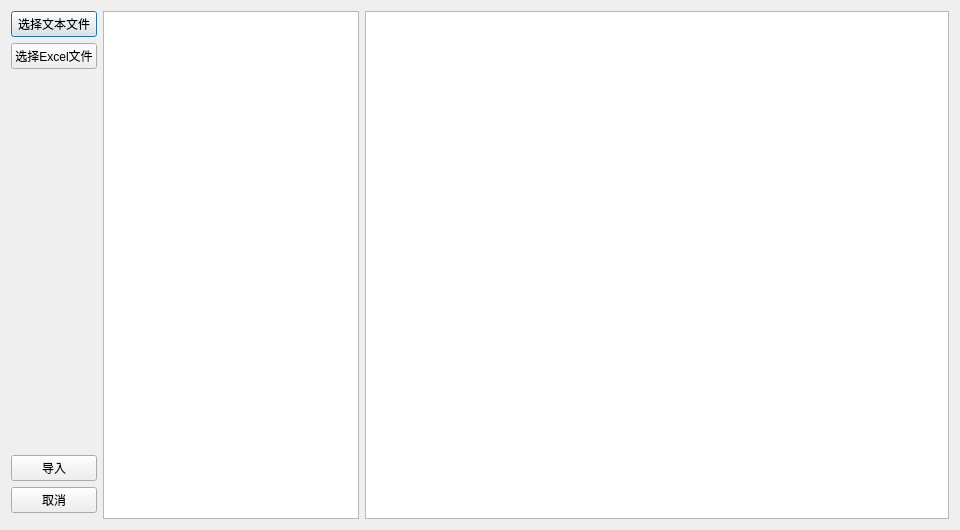
<?xml version="1.0" encoding="UTF-8"?>
<ui version="4.0">
 <class>ImportDialog</class>
 <widget class="QDialog" name="ImportDialog">
  <property name="geometry">
   <rect>
    <x>0</x>
    <y>0</y>
    <width>960</width>
    <height>530</height>
   </rect>
  </property>
  <property name="windowTitle">
   <string>导入组合</string>
  </property>
  <layout class="QGridLayout" name="gridLayout">
   <item row="0" column="0">
    <widget class="QPushButton" name="pushButton">
     <property name="text">
      <string>选择文本文件</string>
     </property>
    </widget>
   </item>
   <item row="0" column="1" rowspan="6">
    <widget class="QTableView" name="tableView">
     <property name="sizePolicy">
      <sizepolicy hsizetype="Fixed" vsizetype="Expanding">
       <horstretch>1</horstretch>
       <verstretch>0</verstretch>
      </sizepolicy>
     </property>
    </widget>
   </item>
   <item row="0" column="2" rowspan="6">
    <widget class="QTableView" name="tableView"/>
   </item>
   <item row="1" column="0">
    <widget class="QPushButton" name="pushButton_2">
     <property name="text">
      <string>选择Excel文件</string>
     </property>
    </widget>
   </item>
   <item row="3" column="0">
    <widget class="QPushButton" name="pushButton_3">
     <property name="text">
      <string>导入</string>
     </property>
    </widget>
   </item>
   <item row="4" column="0">
    <widget class="QPushButton" name="pushButton_4">
     <property name="text">
      <string>取消</string>
     </property>
    </widget>
   </item>
   <item row="2" column="0">
    <spacer name="verticalSpacer">
     <property name="orientation">
      <enum>Qt::Vertical</enum>
     </property>
     <property name="sizeHint" stdset="0">
      <size>
       <width>20</width>
       <height>40</height>
      </size>
     </property>
    </spacer>
   </item>
  </layout>
 </widget>
 <resources/>
 <connections/>
</ui>
